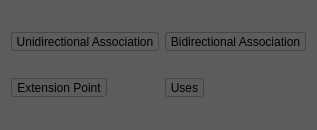
       <widget class="QWidget" name="relationToolsPage">
        <property name="geometry">
         <rect>
          <x>0</x>
          <y>0</y>
          <width>130</width>
          <height>130</height>
         </rect>
        </property>
        <property name="styleSheet">
         <string notr="true">QWidget {
	background-color: #5C5C5C;
	background: #5C5C5C url(:/icons/images/dock/noise.png);
}

QToolButton { /* all types of tool button */
     border: 1px solid #454545;
     border-radius: 3px;
	background-color: qlineargradient(x1: 0, y1: 0, x2: 0, y2: 1,
                                       stop: 0 #f6f7fa, stop: 1 #dadbde);
 }

QToolButton:pressed {
     background-color: qlineargradient(x1: 0, y1: 0, x2: 0, y2: 1,
                                       stop: 0 #dadbde, stop: 1 #f6f7fa);
 }
</string>
        </property>
        <attribute name="icon">
         <iconset resource="Image-Resources.qrc">
          <normaloff>:/icons/images/items/connector.png</normaloff>:/icons/images/items/connector.png</iconset>
        </attribute>
        <attribute name="label">
         <string>&amp;Associations</string>
        </attribute>
        <attribute name="toolTip">
         <string>Relation tools that help relate two nodes in the diagram</string>
        </attribute>
        <layout class="QGridLayout" name="gridLayout_2">
         <item row="0" column="0">
          <widget class="QToolButton" name="addUnidirectionalAssociationButton">
           <property name="toolTip">
            <string>Unidirectional Association</string>
           </property>
           <property name="statusTip">
            <string>Relate nodes with the Unidirectional Association Tool</string>
           </property>
           <property name="whatsThis">
            <string>Association Tool</string>
           </property>
           <property name="accessibleName">
            <string>Association</string>
           </property>
           <property name="accessibleDescription">
            <string>Relate nodes with the Unidirectional Association Tool</string>
           </property>
           <property name="text">
            <string>Unidirectional Association</string>
           </property>
           <property name="icon">
            <iconset resource="Image-Resources.qrc">
             <normaloff>:/icons/images/items/connector.png</normaloff>:/icons/images/items/connector.png</iconset>
           </property>
           <property name="iconSize">
            <size>
             <width>48</width>
             <height>48</height>
            </size>
           </property>
           <property name="shortcut">
            <string>A</string>
           </property>
          </widget>
         </item>
         <item row="0" column="1">
          <widget class="QToolButton" name="addBidirectionalAssociationButton">
           <property name="toolTip">
            <string>Bidirectional Association</string>
           </property>
           <property name="statusTip">
            <string>Relate two nodes with the bidirectional association tool</string>
           </property>
           <property name="whatsThis">
            <string>Bidirectional Association Tool</string>
           </property>
           <property name="accessibleName">
            <string>Bidirectional Association</string>
           </property>
           <property name="accessibleDescription">
            <string>Relate two nodes with the bidirectional association tool</string>
           </property>
           <property name="text">
            <string>Bidirectional Association</string>
           </property>
           <property name="icon">
            <iconset resource="Image-Resources.qrc">
             <normaloff>:/icons/images/items/bidirectional-connector.png</normaloff>:/icons/images/items/bidirectional-connector.png</iconset>
           </property>
           <property name="iconSize">
            <size>
             <width>48</width>
             <height>48</height>
            </size>
           </property>
           <property name="shortcut">
            <string>B</string>
           </property>
          </widget>
         </item>
         <item row="1" column="0">
          <widget class="QToolButton" name="addExtensionPointButton">
           <property name="toolTip">
            <string>Extension Point</string>
           </property>
           <property name="statusTip">
            <string>Extend a usecase with the Extension Point</string>
           </property>
           <property name="whatsThis">
            <string>Extension Point Tool</string>
           </property>
           <property name="accessibleName">
            <string>Extension Point</string>
           </property>
           <property name="accessibleDescription">
            <string>Extend a usecase with the Extension Point</string>
           </property>
           <property name="text">
            <string>Extension Point</string>
           </property>
           <property name="icon">
            <iconset resource="Image-Resources.qrc">
             <normaloff>:/icons/images/items/extension.png</normaloff>:/icons/images/items/extension.png</iconset>
           </property>
           <property name="iconSize">
            <size>
             <width>48</width>
             <height>48</height>
            </size>
           </property>
           <property name="shortcut">
            <string>X</string>
           </property>
          </widget>
         </item>
         <item row="1" column="1">
          <widget class="QToolButton" name="addUsesButton">
           <property name="toolTip">
            <string>Uses</string>
           </property>
           <property name="statusTip">
            <string>Relate usecases with the Uses tool</string>
           </property>
           <property name="whatsThis">
            <string>Uses Tool</string>
           </property>
           <property name="accessibleName">
            <string>Uses</string>
           </property>
           <property name="accessibleDescription">
            <string>Relate usecases with the Uses tool</string>
           </property>
           <property name="text">
            <string>Uses</string>
           </property>
           <property name="icon">
            <iconset resource="Image-Resources.qrc">
             <normaloff>:/icons/images/items/uses.png</normaloff>:/icons/images/items/uses.png</iconset>
           </property>
           <property name="iconSize">
            <size>
             <width>48</width>
             <height>48</height>
            </size>
           </property>
           <property name="shortcut">
            <string>U</string>
           </property>
          </widget>
         </item>
        </layout>
       </widget>
